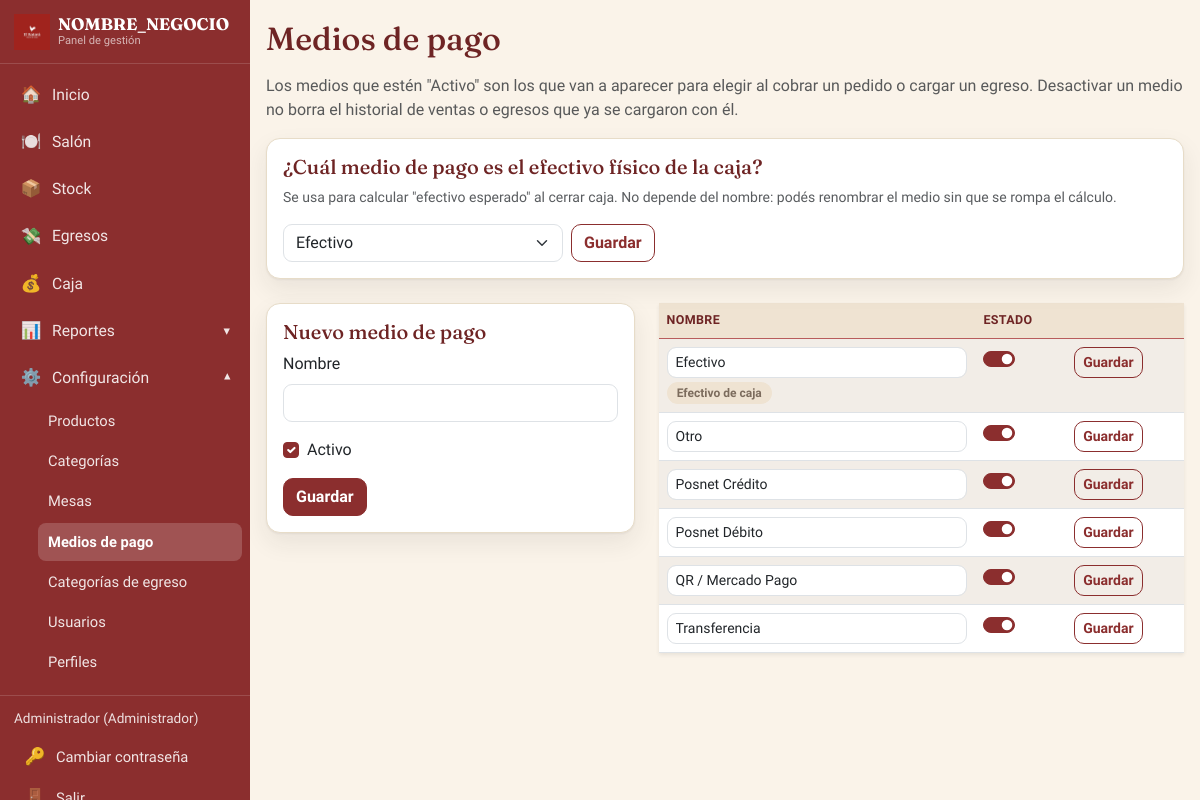
The page /_dev_no_subir/public_html/medios_pago/listar.php (signed in) on the database its author committed.
### tables this page shows
CREATE TABLE IF NOT EXISTS medios_pago (
    id INT UNSIGNED AUTO_INCREMENT PRIMARY KEY,
    nombre VARCHAR(50) NOT NULL UNIQUE,
    activo TINYINT(1) NOT NULL DEFAULT 1,
     
     
     
     
    es_efectivo TINYINT(1) NOT NULL DEFAULT 0
);

### _dev_no_subir/includes/functions.php (called while the page is built, shortened)
<?php
function h(?string $texto): string
{
    return htmlspecialchars($texto ?? '', ENT_QUOTES, 'UTF-8');
}
    ?>

### _dev_no_subir/public_html/medios_pago/listar.php (the view, shortened to what this page needs)
<?php
require_once __DIR__ . '/../../includes/functions.php';
$pdo = obtenerConexion();
$mediosPago = $pdo->query('SELECT * FROM medios_pago ORDER BY nombre')->fetchAll();
require __DIR__ . '/../../includes/header.php';
?>
<h2 class="mb-3">Medios de pago</h2>
<p class="text-muted">Los medios que estén "Activo" son los que van a aparecer para elegir al cobrar un pedido o cargar un egreso. Desactivar un medio no borra el historial de ventas o egresos que ya se cargaron con él.</p>
<div class="card mb-4">
  <div class="card-body">
    <h5 class="card-title">¿Cuál medio de pago es el efectivo físico de la caja?</h5>
    <p class="text-muted small">Se usa para calcular "efectivo esperado" al cerrar caja. No depende del nombre: podés renombrar el medio sin que se rompa el cálculo.</p>
    <form method="post" action="listar.php" class="d-flex gap-2 align-items-center flex-wrap">
      <select name="id_efectivo" class="form-select" style="max-width: 280px">
        <?php foreach ($mediosPago as $mp): ?>
          <option value="<?= (int)$mp['id'] ?>" <?= $mp['es_efectivo'] ? 'selected' : '' ?>><?= h($mp['nombre']) ?></option>
        <?php endforeach; ?>
      </select>
      <button type="submit" class="btn btn-outline-primary">Guardar</button>
    </form>
  </div>
</div>
<div class="row">
  <div class="col-md-5 mb-4">
    <div class="card">
      <div class="card-body">
        <h5 class="card-title">Nuevo medio de pago</h5>
        <form method="post" action="listar.php">
          <div class="mb-3">
            <label class="form-label">Nombre</label>
            <input type="text" name="nombre" class="form-control" required>
          </div>
          <div class="form-check mb-3">
            <input type="checkbox" name="activo" class="form-check-input" id="activoNuevo" checked>
            <label class="form-check-label" for="activoNuevo">Activo</label>
          </div>
          <button type="submit" class="btn btn-primary">Guardar</button>
        </form>
      </div>
    </div>
  </div>
  <div class="col-md-7">
    <table class="table table-striped bg-white shadow-sm">
      <thead><tr><th>Nombre</th><th>Estado</th><th></th></tr></thead>
      <tbody>
        <?php foreach ($mediosPago as $mp): $formId = 'form_mp_' . (int)$mp['id']; ?>
        <tr>
          <td>
            <input form="<?= $formId ?>" type="text" name="nombre" value="<?= h($mp['nombre']) ?>" class="form-control form-control-sm">
            <?php if ($mp['es_efectivo']): ?><span class="badge bg-secondary mt-1">Efectivo de caja</span><?php endif; ?>
          </td>
          <td>
            <div class="form-check form-switch">
              <input form="<?= $formId ?>" type="checkbox" name="activo" class="form-check-input" <?= $mp['activo'] ? 'checked' : '' ?>>
            </div>
          </td>
          <td>
            <button type="submit" form="<?= $formId ?>" class="btn btn-sm btn-outline-primary">Guardar</button>
          </td>
        </tr>
        <?php endforeach; ?>
      </tbody>
    </table>
  </div>
</div>
<?php require __DIR__ . '/../../includes/footer.php'; ?>

### DEPLOY_HOSTINGER/assets/css/style.css (style rules this page uses)
:root { --marca-principal: #8B2E2E; --marca-principal-oscuro: #6e2424; --marca-principal-claro: #b85c5c; --marca-crema: #FAF3E9; --marca-crema-oscuro: #EFE3D2; --marca-secundario: #7a6a58; --marca-secundario-oscuro: #5f5346; }
body { background-color: var(--marca-crema); font-size: 1rem; }
:root { --sidebar-width: 250px; }
.btn-primary { background-color: var(--marca-principal); border-color: var(--marca-principal); }
.btn-outline-primary { color: var(--marca-principal); border-color: var(--marca-principal); }
.card-title, h2, h4, h5.card-title { color: var(--marca-principal-oscuro); }
.card { border-color: #e6d9c8; }
.table thead th { background-color: var(--marca-crema-oscuro); color: var(--marca-principal-oscuro); border-bottom-color: var(--marca-principal-claro); }
.table-striped > tbody > tr:nth-of-type(odd) > * { background-color: #fffaf3; }
.form-check-input:checked { background-color: var(--marca-principal); border-color: var(--marca-principal); }
:root { --borde-suave: #e7dcc8; --texto-secundario: #7c6c5d; --sombra-tarjeta: 0 1px 2px rgba(43, 35, 32, .06), 0 10px 24px rgba(43, 35, 32, .08); --superficie: #fff; --marca-suave: #f4e4e0; --exito: #3f7a5c; --exito-suave: #e3f0e9; --peligro: #b23a3a; --peligro-suave: #f8e4e2; --alerta: #b8863a; --alerta-suave: #fbf0dc; --info: #3f6b8a; --info-suave: #e6eef3; }
body { font-family: 'Work Sans', 'Segoe UI', sans-serif; }
h1, h2, h3, h4, h5, h6, .card-title, .sidebar-brand-text, .fs-3, legend { font-family: 'Fraunces', Georgia, serif; }
.card { border-radius: 14px; border-color: var(--borde-suave); box-shadow: var(--sombra-tarjeta); }
.badge { border-radius: 999px; font-weight: 700; padding: 0.4em 0.85em; }
.badge.bg-secondary { background-color: var(--marca-crema-oscuro) !important; color: var(--texto-secundario) !important; }
.btn { border-radius: 10px; font-weight: 600; }
.form-control, .form-select { border-radius: 9px; }
.table { --bs-table-color: var(--texto-secundario); }
.table thead th { font-size: 0.78rem; text-transform: uppercase; letter-spacing: 0.03em; }

### rows shown on the page
medios_pago: nombre "Efectivo", es_efectivo "Efectivo de caja", activo "☑"
medios_pago: nombre "Otro", activo "☑"
medios_pago: nombre "Posnet Crédito", activo "☑"
medios_pago: nombre "Posnet Débito", activo "☑"
medios_pago: nombre "QR / Mercado Pago", activo "☑"
medios_pago: nombre "Transferencia", activo "☑"

### other values the page prints
NOMBRE_NEGOCIO "NOMBRE_NEGOCIO"
$_SESSION['usuario_nombre'] "Administrador"
$_SESSION['perfil_nombre'] "Administrador"
form field id_efectivo "Efectivo"
